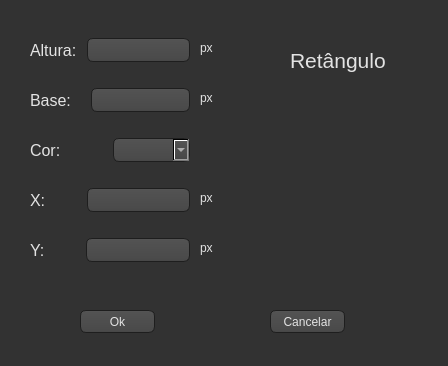
<?xml version="1.0" encoding="UTF-8"?>
<ui version="4.0">
 <class>retangulo</class>
 <widget class="QDialog" name="retangulo">
  <property name="geometry">
   <rect>
    <x>0</x>
    <y>0</y>
    <width>448</width>
    <height>366</height>
   </rect>
  </property>
  <property name="windowTitle">
   <string>Dialog</string>
  </property>
  <property name="styleSheet">
   <string notr="true"> color: #404040;
    background-color: #323232;</string>
  </property>
  <widget class="QPushButton" name="pushButton">
   <property name="geometry">
    <rect>
     <x>80</x>
     <y>310</y>
     <width>75</width>
     <height>23</height>
    </rect>
   </property>
   <property name="styleSheet">
    <string notr="true">color: rgb(227, 227, 227);
background-color: QLinearGradient( x1: 0, y1: 0, x2: 0, y2: 1, stop: 0 #565656, stop: 0.1 #525252, stop: 0.5 #4e4e4e, stop: 0.9 #4a4a4a, stop: 1 #464646);
border-width: 1px;
border-color: #1e1e1e;
border-style: solid;
border-radius: 6;
padding: 3px;
font-size: 12px;
padding-left: 5px;
padding-right: 5px;</string>
   </property>
   <property name="text">
    <string>Ok</string>
   </property>
  </widget>
  <widget class="QPushButton" name="pushButton_2">
   <property name="geometry">
    <rect>
     <x>270</x>
     <y>310</y>
     <width>75</width>
     <height>23</height>
    </rect>
   </property>
   <property name="styleSheet">
    <string notr="true">color: rgb(227, 227, 227);
background-color: QLinearGradient( x1: 0, y1: 0, x2: 0, y2: 1, stop: 0 #565656, stop: 0.1 #525252, stop: 0.5 #4e4e4e, stop: 0.9 #4a4a4a, stop: 1 #464646);
border-width: 1px;
border-color: #1e1e1e;
border-style: solid;
border-radius: 6;
padding: 3px;
font-size: 12px;
padding-left: 5px;
padding-right: 5px;</string>
   </property>
   <property name="text">
    <string>Cancelar</string>
   </property>
  </widget>
  <widget class="QLabel" name="label">
   <property name="geometry">
    <rect>
     <x>290</x>
     <y>40</y>
     <width>101</width>
     <height>41</height>
    </rect>
   </property>
   <property name="font">
    <font>
     <pointsize>16</pointsize>
    </font>
   </property>
   <property name="styleSheet">
    <string notr="true">color: rgb(227, 227, 227);
</string>
   </property>
   <property name="text">
    <string>Retângulo</string>
   </property>
  </widget>
  <widget class="QWidget" name="horizontalLayoutWidget">
   <property name="geometry">
    <rect>
     <x>30</x>
     <y>30</y>
     <width>160</width>
     <height>41</height>
    </rect>
   </property>
   <layout class="QHBoxLayout" name="horizontalLayout">
    <item>
     <widget class="QLabel" name="label_2">
      <property name="font">
       <font>
        <pointsize>12</pointsize>
       </font>
      </property>
      <property name="styleSheet">
       <string notr="true">color: rgb(227, 227, 227);
</string>
      </property>
      <property name="text">
       <string>Altura: </string>
      </property>
     </widget>
    </item>
    <item>
     <widget class="QLineEdit" name="altura">
      <property name="styleSheet">
       <string notr="true">color: rgb(227, 227, 227);
background-color: QLinearGradient( x1: 0, y1: 0, x2: 0, y2: 1, stop: 0 #565656, stop: 0.1 #525252, stop: 0.5 #4e4e4e, stop: 0.9 #4a4a4a, stop: 1 #464646);
border-width: 1px;
border-color: #1e1e1e;
border-style: solid;
border-radius: 6;
padding: 3px;
font-size: 12px;
padding-left: 5px;
padding-right: 5px;</string>
      </property>
     </widget>
    </item>
   </layout>
  </widget>
  <widget class="QWidget" name="horizontalLayoutWidget_2">
   <property name="geometry">
    <rect>
     <x>30</x>
     <y>130</y>
     <width>160</width>
     <height>41</height>
    </rect>
   </property>
   <layout class="QHBoxLayout" name="horizontalLayout_2">
    <item>
     <widget class="QLabel" name="label_3">
      <property name="font">
       <font>
        <pointsize>12</pointsize>
       </font>
      </property>
      <property name="styleSheet">
       <string notr="true">color: rgb(227, 227, 227);
</string>
      </property>
      <property name="text">
       <string>Cor: </string>
      </property>
     </widget>
    </item>
    <item>
     <widget class="QComboBox" name="comboBox">
      <property name="styleSheet">
       <string notr="true">color: rgb(227, 227, 227);
background-color: QLinearGradient( x1: 0, y1: 0, x2: 0, y2: 1, stop: 0 #565656, stop: 0.1 #525252, stop: 0.5 #4e4e4e, stop: 0.9 #4a4a4a, stop: 1 #464646);
border-width: 1px;
border-color: #1e1e1e;
border-style: solid;
border-radius: 6;
padding: 3px;
font-size: 12px;
padding-left: 5px;
padding-right: 5px;</string>
      </property>
     </widget>
    </item>
   </layout>
  </widget>
  <widget class="QWidget" name="horizontalLayoutWidget_3">
   <property name="geometry">
    <rect>
     <x>30</x>
     <y>80</y>
     <width>160</width>
     <height>41</height>
    </rect>
   </property>
   <layout class="QHBoxLayout" name="horizontalLayout_3">
    <item>
     <widget class="QLabel" name="label_4">
      <property name="font">
       <font>
        <pointsize>12</pointsize>
       </font>
      </property>
      <property name="styleSheet">
       <string notr="true">color: rgb(227, 227, 227);
</string>
      </property>
      <property name="text">
       <string>Base:   </string>
      </property>
     </widget>
    </item>
    <item>
     <widget class="QLineEdit" name="base">
      <property name="styleSheet">
       <string notr="true">color: rgb(227, 227, 227);
background-color: QLinearGradient( x1: 0, y1: 0, x2: 0, y2: 1, stop: 0 #565656, stop: 0.1 #525252, stop: 0.5 #4e4e4e, stop: 0.9 #4a4a4a, stop: 1 #464646);
border-width: 1px;
border-color: #1e1e1e;
border-style: solid;
border-radius: 6;
padding: 3px;
font-size: 12px;
padding-left: 5px;
padding-right: 5px;</string>
      </property>
     </widget>
    </item>
   </layout>
  </widget>
  <widget class="QWidget" name="horizontalLayoutWidget_4">
   <property name="geometry">
    <rect>
     <x>30</x>
     <y>180</y>
     <width>160</width>
     <height>41</height>
    </rect>
   </property>
   <layout class="QHBoxLayout" name="horizontalLayout_4">
    <item>
     <widget class="QLabel" name="label_5">
      <property name="font">
       <font>
        <pointsize>12</pointsize>
       </font>
      </property>
      <property name="styleSheet">
       <string notr="true">color: rgb(227, 227, 227);
</string>
      </property>
      <property name="text">
       <string>X:        </string>
      </property>
     </widget>
    </item>
    <item>
     <widget class="QLineEdit" name="x">
      <property name="styleSheet">
       <string notr="true">color: rgb(227, 227, 227);
background-color: QLinearGradient( x1: 0, y1: 0, x2: 0, y2: 1, stop: 0 #565656, stop: 0.1 #525252, stop: 0.5 #4e4e4e, stop: 0.9 #4a4a4a, stop: 1 #464646);
border-width: 1px;
border-color: #1e1e1e;
border-style: solid;
border-radius: 6;
padding: 3px;
font-size: 12px;
padding-left: 5px;
padding-right: 5px;</string>
      </property>
     </widget>
    </item>
   </layout>
  </widget>
  <widget class="QWidget" name="horizontalLayoutWidget_5">
   <property name="geometry">
    <rect>
     <x>30</x>
     <y>230</y>
     <width>160</width>
     <height>41</height>
    </rect>
   </property>
   <layout class="QHBoxLayout" name="horizontalLayout_5">
    <item>
     <widget class="QLabel" name="label_6">
      <property name="font">
       <font>
        <pointsize>12</pointsize>
       </font>
      </property>
      <property name="styleSheet">
       <string notr="true">color: rgb(227, 227, 227);
</string>
      </property>
      <property name="text">
       <string>Y:        </string>
      </property>
     </widget>
    </item>
    <item>
     <widget class="QLineEdit" name="y">
      <property name="styleSheet">
       <string notr="true">color: rgb(227, 227, 227);
background-color: QLinearGradient( x1: 0, y1: 0, x2: 0, y2: 1, stop: 0 #565656, stop: 0.1 #525252, stop: 0.5 #4e4e4e, stop: 0.9 #4a4a4a, stop: 1 #464646);
border-width: 1px;
border-color: #1e1e1e;
border-style: solid;
border-radius: 6;
padding: 3px;
font-size: 12px;
padding-left: 5px;
padding-right: 5px;</string>
      </property>
     </widget>
    </item>
   </layout>
  </widget>
  <widget class="QLabel" name="label_7">
   <property name="geometry">
    <rect>
     <x>200</x>
     <y>40</y>
     <width>21</width>
     <height>16</height>
    </rect>
   </property>
   <property name="styleSheet">
    <string notr="true">color: rgb(227, 227, 227);
</string>
   </property>
   <property name="text">
    <string>px</string>
   </property>
  </widget>
  <widget class="QLabel" name="label_8">
   <property name="geometry">
    <rect>
     <x>200</x>
     <y>90</y>
     <width>21</width>
     <height>16</height>
    </rect>
   </property>
   <property name="styleSheet">
    <string notr="true">color: rgb(227, 227, 227);
</string>
   </property>
   <property name="text">
    <string>px</string>
   </property>
  </widget>
  <widget class="QLabel" name="label_9">
   <property name="geometry">
    <rect>
     <x>200</x>
     <y>190</y>
     <width>21</width>
     <height>16</height>
    </rect>
   </property>
   <property name="styleSheet">
    <string notr="true">color: rgb(227, 227, 227);
</string>
   </property>
   <property name="text">
    <string>px</string>
   </property>
  </widget>
  <widget class="QLabel" name="label_10">
   <property name="geometry">
    <rect>
     <x>200</x>
     <y>240</y>
     <width>21</width>
     <height>16</height>
    </rect>
   </property>
   <property name="styleSheet">
    <string notr="true">color: rgb(227, 227, 227);
</string>
   </property>
   <property name="text">
    <string>px</string>
   </property>
  </widget>
  <widget class="QLabel" name="label_11">
   <property name="geometry">
    <rect>
     <x>250</x>
     <y>80</y>
     <width>171</width>
     <height>171</height>
    </rect>
   </property>
   <property name="text">
    <string/>
   </property>
   <property name="pixmap">
    <pixmap resource="img.qrc">:/img/imagens/ret.png</pixmap>
   </property>
   <property name="scaledContents">
    <bool>true</bool>
   </property>
  </widget>
 </widget>
 <tabstops>
  <tabstop>altura</tabstop>
  <tabstop>base</tabstop>
  <tabstop>comboBox</tabstop>
  <tabstop>x</tabstop>
  <tabstop>y</tabstop>
  <tabstop>pushButton</tabstop>
  <tabstop>pushButton_2</tabstop>
 </tabstops>
 <resources>
  <include location="img.qrc"/>
 </resources>
 <connections/>
</ui>
